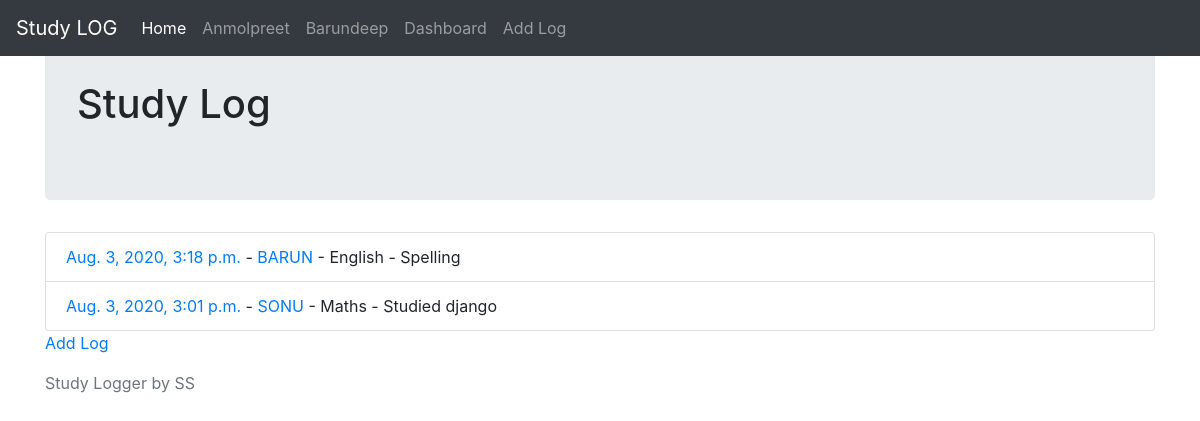
The app's page /, older data.
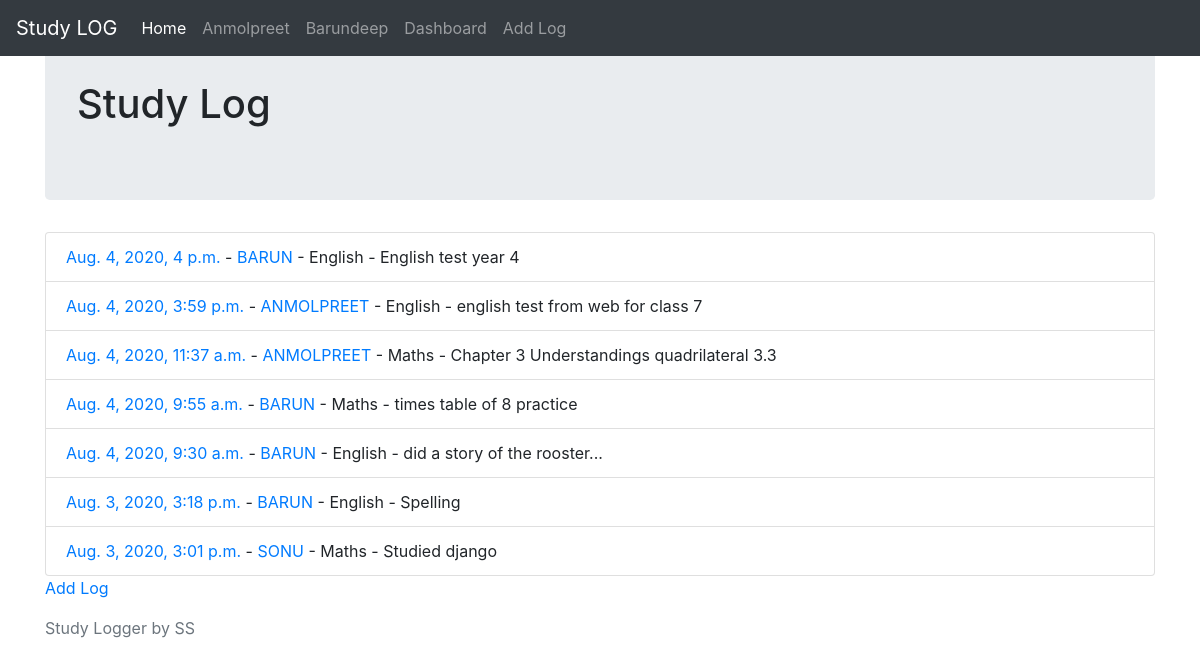
The same page, newer data.
### study/models.py (models this page shows, shortened)
class StudyLog(models.Model):
    subject = models.ForeignKey(Subject, on_delete=models.CASCADE)
    user = models.CharField(max_length=40)
    date = models.DateTimeField(default=timezone.now)
    update_date = models.DateTimeField(auto_now=True)
    description = models.TextField(max_length=300)
    next_review_date = models.DateTimeField(default=days_hence)
    def get_absolute_url(self):
        return reverse('update-view', args=[str(self.id)])
    def get_user_url(self):
        return reverse('user-view', args=[str(self.user)])

class Subject(models.Model):
    name = models.CharField(max_length=50)
    def __str__(self):
        return self.name

### study/views.py (the view)
# urls.py: path('', views.IndexListView.as_view(), name="index-view"),
class IndexListView(ListView):
    model = StudyLog
    template_name = "study/index.html"
    ordering = ['-date']

### study/templates/study/index.html (shortened to what this page needs)
{% extends 'base.html' %}
{% block content %}
<div class="jumbotron">
<h1>Study Log</h1>
</div>
<ul class="list-group">
{% for object in object_list %}
<li class="list-group-item"><a href="{{ object.get_absolute_url }}">{{object.date}} </a>
    - <a href="{{ object.get_user_url }}"> {{object.user|upper}}</a> - {{object.subject}}  - {{object.description}} </li>
{% endfor %}
</ul>
<a href={% url "create-view"  %}> Add Log</a>
{% endblock content %}

Row changes from the older to the newer data that the page shows:
added StudyLog: date "Aug. 4, 2020, 4 p.m.", user "BARUN", subject "English", description "English test year 4"
added StudyLog: date "Aug. 4, 2020, 3:59 p.m.", user "ANMOLPREET", subject "English", description "english test from web for class 7"
added StudyLog: date "Aug. 4, 2020, 11:37 a.m.", user "ANMOLPREET", subject "Maths", description "Chapter 3 Understandings quadrilateral 3.3"
added StudyLog: date "Aug. 4, 2020, 9:55 a.m.", user "BARUN", subject "Maths", description "times table of 8 practice"
added StudyLog: date "Aug. 4, 2020, 9:30 a.m.", user "BARUN", subject "English", description "did a story of the rooster..."
